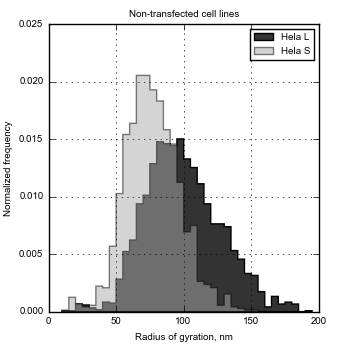

This chart was generated by the following Python code:
"""Code for generating Fig. 1B -- Distribution of gyration radii for
WT Hela L and Hela S cells.

See
https://bespokeblog.wordpress.com/2011/07/11/basic-data-plotting-with-matplotlib-part-3-histograms/
"""

import numpy as np
import matplotlib.pyplot as plt
import matplotlib.font_manager as font_manager
from matplotlib import rcParams


fontpath = '/usr/share/fonts/truetype/msttcorefonts/Arial.ttf'
prop = font_manager.FontProperties(fname = fontpath)
rcParams['font.family'] = prop.get_name()
rcParams.update({'font.size' : 7})
rcParams.update({'legend.fontsize' : 7})
rcParams.update({'axes.titlesize' : 7})

hl = np.loadtxt('figure_data/Original_Data_L_dataset_RgTrans')
hs = np.loadtxt('figure_data/Original_Data_S_dataset_RgTrans')

# For plotting the means
hlMean = [np.mean(hl), np.mean(hl)]
hsMean = [np.mean(hs), np.mean(hs)]
ysMean = [0, 0.025]

myBins = np.arange(10, 200, 5)
fig = plt.figure(figsize = (3.46 , 2.5), dpi = 300)
nL, binsL, patchesL = plt.hist(hl,
                               bins = myBins,
                               histtype = 'stepfilled',
                               color = '#333333',
                               label = 'Hela L',
                               normed = True)
nH, binsH, patchesH = plt.hist(hs,
                               bins = myBins,
                               histtype = 'stepfilled',
                               color = '#AAAAAA',
                               alpha = 0.5,
                               label = 'Hela S',
                               normed = True)

"""
plt.plot(hlMean,
         ysMean,
         color = '#000000',
         linestyle = '--',
         linewidth = 1.5)
plt.plot(hsMean,
         ysMean,
         color = '#AAAAAA',
         linestyle = '--',
         linewidth = 1.5)
"""

fig.tight_layout(pad = 2)

plt.title('Non-transfected cell lines')
plt.xlabel('Radius of gyration, nm')
plt.ylabel('Normalized frequency')
plt.ylim(tuple(ysMean))
plt.grid(True)
plt.legend()
#plt.show()
plt.savefig('fig1b_nomeans.png')
plt.close()
